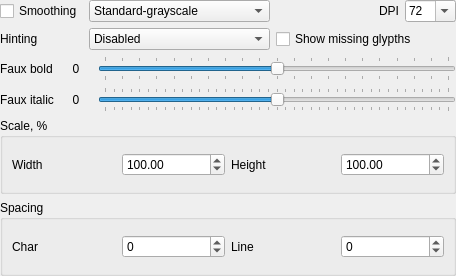
<?xml version="1.0" encoding="UTF-8"?>
<ui version="4.0">
 <class>FontOptionsFrame</class>
 <widget class="QWidget" name="FontOptionsFrame">
  <property name="geometry">
   <rect>
    <x>0</x>
    <y>0</y>
    <width>456</width>
    <height>276</height>
   </rect>
  </property>
  <property name="sizePolicy">
   <sizepolicy hsizetype="Preferred" vsizetype="Minimum">
    <horstretch>0</horstretch>
    <verstretch>0</verstretch>
   </sizepolicy>
  </property>
  <property name="windowTitle">
   <string>Frame</string>
  </property>
  <property name="locale">
   <locale language="English" country="UnitedStates"/>
  </property>
  <layout class="QVBoxLayout" name="verticalLayout">
   <property name="sizeConstraint">
    <enum>QLayout::SetMinimumSize</enum>
   </property>
   <property name="leftMargin">
    <number>0</number>
   </property>
   <property name="topMargin">
    <number>0</number>
   </property>
   <property name="rightMargin">
    <number>0</number>
   </property>
   <property name="bottomMargin">
    <number>0</number>
   </property>
   <item>
    <layout class="QGridLayout" name="gridLayout_4">
     <item row="0" column="0">
      <widget class="QCheckBox" name="checkBoxSmoothing">
       <property name="text">
        <string>Smoothing</string>
       </property>
      </widget>
     </item>
     <item row="1" column="2" colspan="3">
      <widget class="QCheckBox" name="checkBoxMissingGlypths">
       <property name="text">
        <string>Show missing glypths</string>
       </property>
      </widget>
     </item>
     <item row="0" column="4">
      <widget class="QComboBox" name="comboBoxDPI">
       <property name="editable">
        <bool>true</bool>
       </property>
       <item>
        <property name="text">
         <string>72</string>
        </property>
       </item>
       <item>
        <property name="text">
         <string>96</string>
        </property>
       </item>
       <item>
        <property name="text">
         <string>100</string>
        </property>
       </item>
       <item>
        <property name="text">
         <string>110</string>
        </property>
       </item>
       <item>
        <property name="text">
         <string>120</string>
        </property>
       </item>
       <item>
        <property name="text">
         <string>128</string>
        </property>
       </item>
      </widget>
     </item>
     <item row="0" column="2">
      <spacer name="horizontalSpacer">
       <property name="orientation">
        <enum>Qt::Horizontal</enum>
       </property>
       <property name="sizeHint" stdset="0">
        <size>
         <width>40</width>
         <height>20</height>
        </size>
       </property>
      </spacer>
     </item>
     <item row="0" column="3">
      <widget class="QLabel" name="label_5">
       <property name="text">
        <string>DPI</string>
       </property>
      </widget>
     </item>
     <item row="1" column="0">
      <widget class="QLabel" name="label_7">
       <property name="text">
        <string>Hinting</string>
       </property>
      </widget>
     </item>
     <item row="1" column="1">
      <widget class="QComboBox" name="comboBox_Hinting">
       <item>
        <property name="text">
         <string>Disabled</string>
        </property>
       </item>
       <item>
        <property name="text">
         <string>Default</string>
        </property>
       </item>
       <item>
        <property name="text">
         <string>ForceFreetypeAutohinting</string>
        </property>
       </item>
       <item>
        <property name="text">
         <string>DisableFreetypeAutohinting</string>
        </property>
       </item>
      </widget>
     </item>
     <item row="0" column="1">
      <widget class="QComboBox" name="comboBoxAA">
       <item>
        <property name="text">
         <string>Standard-grayscale</string>
        </property>
       </item>
       <item>
        <property name="text">
         <string>Light</string>
        </property>
       </item>
       <item>
        <property name="text">
         <string>LCD horizontal</string>
        </property>
       </item>
       <item>
        <property name="text">
         <string>LCD vertical</string>
        </property>
       </item>
      </widget>
     </item>
    </layout>
   </item>
   <item>
    <layout class="QGridLayout" name="gridLayout_3" columnminimumwidth="0,0,0">
     <property name="sizeConstraint">
      <enum>QLayout::SetMinimumSize</enum>
     </property>
     <item row="3" column="2">
      <widget class="QSlider" name="horizontalSliderBold">
       <property name="minimum">
        <number>-10</number>
       </property>
       <property name="maximum">
        <number>10</number>
       </property>
       <property name="pageStep">
        <number>2</number>
       </property>
       <property name="tracking">
        <bool>true</bool>
       </property>
       <property name="orientation">
        <enum>Qt::Horizontal</enum>
       </property>
       <property name="tickPosition">
        <enum>QSlider::TicksBothSides</enum>
       </property>
      </widget>
     </item>
     <item row="3" column="0">
      <widget class="QLabel" name="labelBold_t">
       <property name="text">
        <string>Faux bold</string>
       </property>
       <property name="buddy">
        <cstring>horizontalSliderBold</cstring>
       </property>
      </widget>
     </item>
     <item row="4" column="2">
      <widget class="QSlider" name="horizontalSliderItalic">
       <property name="minimum">
        <number>-20</number>
       </property>
       <property name="maximum">
        <number>20</number>
       </property>
       <property name="orientation">
        <enum>Qt::Horizontal</enum>
       </property>
       <property name="tickPosition">
        <enum>QSlider::TicksBothSides</enum>
       </property>
      </widget>
     </item>
     <item row="4" column="0">
      <widget class="QLabel" name="label_3">
       <property name="text">
        <string>Faux italic</string>
       </property>
       <property name="buddy">
        <cstring>horizontalSliderItalic</cstring>
       </property>
      </widget>
     </item>
     <item row="3" column="1">
      <widget class="QLabel" name="labelBold">
       <property name="minimumSize">
        <size>
         <width>32</width>
         <height>0</height>
        </size>
       </property>
       <property name="text">
        <string>0</string>
       </property>
       <property name="textFormat">
        <enum>Qt::PlainText</enum>
       </property>
       <property name="alignment">
        <set>Qt::AlignCenter</set>
       </property>
      </widget>
     </item>
     <item row="4" column="1">
      <widget class="QLabel" name="labelItalic">
       <property name="minimumSize">
        <size>
         <width>32</width>
         <height>0</height>
        </size>
       </property>
       <property name="text">
        <string>0</string>
       </property>
       <property name="textFormat">
        <enum>Qt::PlainText</enum>
       </property>
       <property name="alignment">
        <set>Qt::AlignCenter</set>
       </property>
      </widget>
     </item>
    </layout>
   </item>
   <item>
    <widget class="QGroupBox" name="groupBox_2">
     <property name="sizePolicy">
      <sizepolicy hsizetype="Preferred" vsizetype="Minimum">
       <horstretch>0</horstretch>
       <verstretch>0</verstretch>
      </sizepolicy>
     </property>
     <property name="title">
      <string>Scale, %</string>
     </property>
     <layout class="QGridLayout" name="gridLayout">
      <item row="0" column="0">
       <widget class="QLabel" name="label_6">
        <property name="text">
         <string>Width</string>
        </property>
        <property name="buddy">
         <cstring>doubleSpinBoxWidth</cstring>
        </property>
       </widget>
      </item>
      <item row="0" column="2">
       <widget class="QLabel" name="label">
        <property name="text">
         <string>Height</string>
        </property>
        <property name="buddy">
         <cstring>doubleSpinBoxHeight</cstring>
        </property>
       </widget>
      </item>
      <item row="0" column="1">
       <widget class="QDoubleSpinBox" name="doubleSpinBoxWidth">
        <property name="alignment">
         <set>Qt::AlignLeading|Qt::AlignLeft|Qt::AlignVCenter</set>
        </property>
        <property name="maximum">
         <double>200.000000000000000</double>
        </property>
        <property name="value">
         <double>100.000000000000000</double>
        </property>
       </widget>
      </item>
      <item row="0" column="3">
       <widget class="QDoubleSpinBox" name="doubleSpinBoxHeight">
        <property name="maximum">
         <double>200.000000000000000</double>
        </property>
        <property name="value">
         <double>100.000000000000000</double>
        </property>
       </widget>
      </item>
     </layout>
    </widget>
   </item>
   <item>
    <widget class="QGroupBox" name="groupBox">
     <property name="title">
      <string>Spacing</string>
     </property>
     <layout class="QGridLayout" name="gridLayout_5">
      <item row="0" column="0">
       <widget class="QLabel" name="label_2">
        <property name="text">
         <string>Char</string>
        </property>
        <property name="buddy">
         <cstring>spinBoxCharSpacing</cstring>
        </property>
       </widget>
      </item>
      <item row="0" column="1">
       <widget class="QSpinBox" name="spinBoxCharSpacing">
        <property name="minimum">
         <number>-99</number>
        </property>
       </widget>
      </item>
      <item row="0" column="2">
       <widget class="QLabel" name="label_4">
        <property name="text">
         <string>Line</string>
        </property>
        <property name="buddy">
         <cstring>spinBoxLineSpacing</cstring>
        </property>
       </widget>
      </item>
      <item row="0" column="3">
       <widget class="QSpinBox" name="spinBoxLineSpacing">
        <property name="minimum">
         <number>-99</number>
        </property>
       </widget>
      </item>
     </layout>
    </widget>
   </item>
  </layout>
 </widget>
 <resources/>
 <connections/>
</ui>
